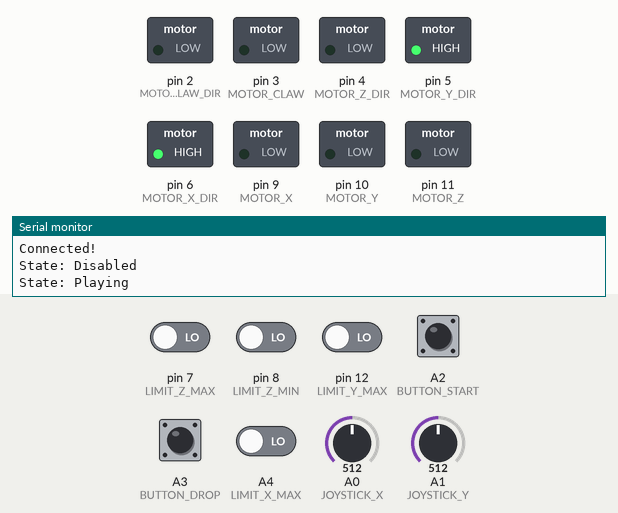
Recording of a sketch running on a simulated Arduino Uno, built with avr-gcc and run on an emulated ATmega328P. Parts: switched loads named in the sketch (green lamp = pin HIGH), the last lines printed to the serial monitor. The inputs (shaded band) are chosen by the test bench; at power-on: A2 (BUTTON_START) HIGH, A3 (BUTTON_DROP), A4 (LIMIT_X_MAX), pin 7 (LIMIT_Z_MAX), pin 8 (LIMIT_Z_MIN), pin 12 (LIMIT_Y_MAX) LOW, A0 (JOYSTICK_X) = 512, A1 (JOYSTICK_Y) = 512.

Above: at 1.2 s.
1.3 s: A3 (BUTTON_DROP) pulled HIGH for 0.15 s
At 2.3 s:
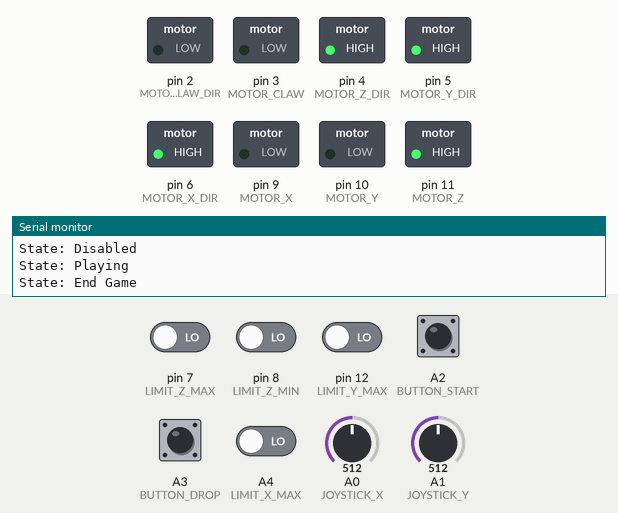
2.9 s: pin 7 (LIMIT_Z_MAX) driven HIGH
At 4.1 s:
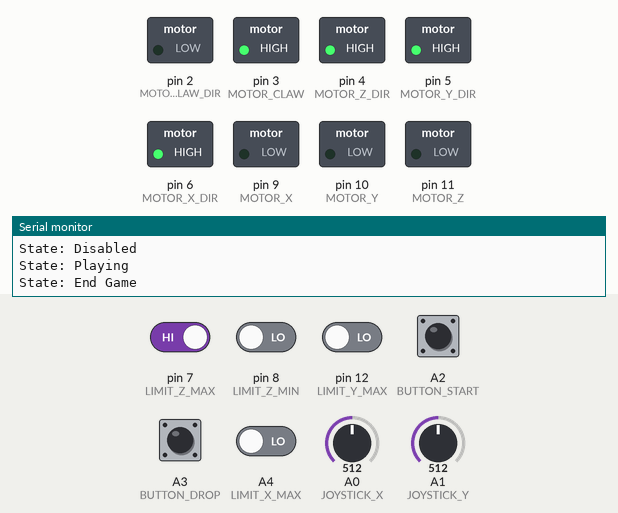
At 6.4 s:
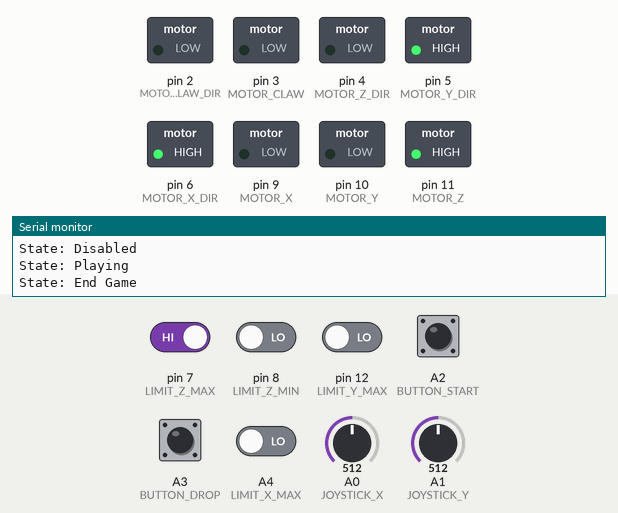
Timing chart, 0 to 7.9 s (numbered marks = the images above; inputs shaded):
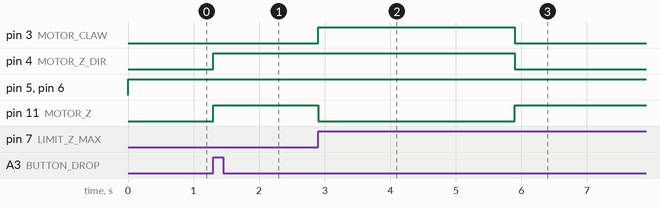

Measured:
- after the input at 1.3 s, pin 4 (MOTOR_Z_DIR), pin 11 (MOTOR_Z): LOW → HIGH at once
- after the input at 2.9 s, pin 3 (MOTOR_CLAW): LOW → HIGH at once, → LOW 3.0 s later; pin 4 (MOTOR_Z_DIR): HIGH → LOW after 3.0 s; pin 11 (MOTOR_Z): HIGH → LOW at once, → HIGH 3.0 s later

The sketch:

claw.ino
```cpp
#include <elapsedMillis.h>

#define JOYSTICK_X A0
#define JOYSTICK_Y A1

#define LIMIT_X_MIN A5 //home position, over prize drop-off
#define LIMIT_X_MAX A4
#define LIMIT_Y_MIN 13 //home position, over prize drop-off
#define LIMIT_Y_MAX 12
//TODO: to save pins, instead of having Z limit switches, we can raise/lower by time (since it's always just full up or full down)
#define LIMIT_Z_MIN 8 //totally raised
#define LIMIT_Z_MAX 7
//TODO: CLAW limits? right now it just goes by 3 seconds

#define MOTOR_X 9
#define MOTOR_X_DIR 6 //HIGH direction is AWAY from MIN, towards MAX
#define MOTOR_Y 10
#define MOTOR_Y_DIR 5
#define MOTOR_Z 11
#define MOTOR_Z_DIR 4
#define MOTOR_CLAW 3
#define MOTOR_CLAW_DIR 2 //forwards is open, backwards is close

#define BUTTON_DROP A3
#define BUTTON_START A2

#define TIME_MAX 90000 //90,000 milliseconds = 90 seconds
#define TIME_CLAW 3000 //time to actuate claw... 3 seconds

void setup() {
  pinMode(JOYSTICK_X, INPUT); //Pullups?
  pinMode(JOYSTICK_Y, INPUT); //Pullups?

  pinMode(LIMIT_X_MIN, INPUT); //Pullups?
  pinMode(LIMIT_X_MAX, INPUT); //Pullups?
  pinMode(LIMIT_Y_MIN, INPUT); //Pullups?
  pinMode(LIMIT_Y_MAX, INPUT); //Pullups?
  pinMode(LIMIT_Z_MIN, INPUT); //Pullups?
  pinMode(LIMIT_Z_MAX, INPUT); //Pullups?

  pinMode(MOTOR_X, OUTPUT);
  pinMode(MOTOR_X_DIR, OUTPUT);
  pinMode(MOTOR_Y, OUTPUT);
  pinMode(MOTOR_Y_DIR, OUTPUT);
  pinMode(MOTOR_Z, OUTPUT);
  pinMode(MOTOR_Z_DIR, OUTPUT);
  pinMode(MOTOR_CLAW, OUTPUT);
  pinMode(MOTOR_CLAW_DIR, OUTPUT);

  pinMode(BUTTON_DROP, INPUT);
  pinMode(BUTTON_START, INPUT);

  Serial.begin(9600);
  Serial.println("Connected!");
}

void loop() {
  Serial.println("State: Disabled");
  disabled(); //awaits press of "Start" button
  //TODO: before play() should we home/raise claw/open claw to assure the state is correct?
  Serial.println("State: Playing");
  play(); //allows operator control
  Serial.println("State: End Game");
  endgame(); //grabs stuff, returns to home, drops prize
}

void disabled() {
  //loop until the start button is pressed
  while(!digitalRead(BUTTON_START));
}

void play() {
  elapsedMillis timeElapsed = 0;

  //loop until either the "Drop" button is pressed or the time runs out
  while(!digitalRead(BUTTON_DROP) && timeElapsed < TIME_MAX) {
    readJoystick();
  }
}

void readJoystick() { //TODO: tune the analog values... pots might not give 0-1023
  int xval = map(analogRead(JOYSTICK_X), 0, 1023, -255, 255);
  int yval = map(analogRead(JOYSTICK_Y), 0, 1023, -255, 255);
  writeX(xval);
  writeY(yval);
}

//PWM value to write to X-axis motors, -255 to 255
void writeX(int pwm) {
  boolean direction = pwm >= 0;
  int output = abs(pwm);

  if(direction) {
    digitalWrite(MOTOR_X_DIR, HIGH);
  } else {
    digitalWrite(MOTOR_X_DIR, LOW);
  }

  if(direction && !digitalRead(LIMIT_X_MAX)) {
    analogWrite(MOTOR_X, output);
  } else if (!direction && !digitalRead(LIMIT_X_MIN)) {
    analogWrite(MOTOR_X, output);
  } else {
    analogWrite(MOTOR_X, 0);
  }
}

//PWM value to write to X-axis motors, -255 to 255
void writeY(int pwm) {
  boolean direction = pwm >= 0;
  int output = abs(pwm);

  digitalWrite(MOTOR_Y_DIR, direction);

  if(direction && !digitalRead(LIMIT_Y_MAX)) {
    analogWrite(MOTOR_Y, output);
  } else if (!direction && !digitalRead(LIMIT_Y_MIN)) {
    analogWrite(MOTOR_Y, output);
  } else {
    analogWrite(MOTOR_Y, 0);
  }
}

void endgame() {
  dropClaw();
  closeClaw();
  raiseClaw();
  goHome();
  openClaw();
}

void dropClaw() {
  digitalWrite(MOTOR_Z_DIR, HIGH);
  while(!digitalRead(LIMIT_Z_MAX)) {
    analogWrite(MOTOR_Z, 255);
  }
  analogWrite(MOTOR_Z, 0);
}

void raiseClaw() {
  digitalWrite(MOTOR_Z_DIR, LOW);
  while(!digitalRead(LIMIT_Z_MIN)) {
    analogWrite(MOTOR_Z, 255);
  }
  analogWrite(MOTOR_Z, 0);
}

void closeClaw() {
  elapsedMillis timeElapsed = 0;
  digitalWrite(MOTOR_CLAW_DIR, LOW);
  while(timeElapsed < TIME_CLAW) {
    analogWrite(MOTOR_CLAW, 255);
  }
  analogWrite(MOTOR_CLAW, 0);
}

void openClaw() {
  elapsedMillis timeElapsed = 0;
  digitalWrite(MOTOR_CLAW_DIR, HIGH);
  while(timeElapsed < TIME_CLAW) {
    analogWrite(MOTOR_CLAW, 255);
  }
  analogWrite(MOTOR_CLAW, 0);
}

void goHome() {
  //TODO: do both X & Y together
  digitalWrite(MOTOR_X_DIR, LOW);
  while(!digitalRead(LIMIT_X_MIN)) {
    analogWrite(MOTOR_X, 255);
  }
  analogWrite(MOTOR_X, 0);

  digitalWrite(MOTOR_Y_DIR, LOW);
  while(!digitalRead(LIMIT_Y_MIN)) {
    analogWrite(MOTOR_Y, 255);
  }
  analogWrite(MOTOR_Y, 0);
}
```
